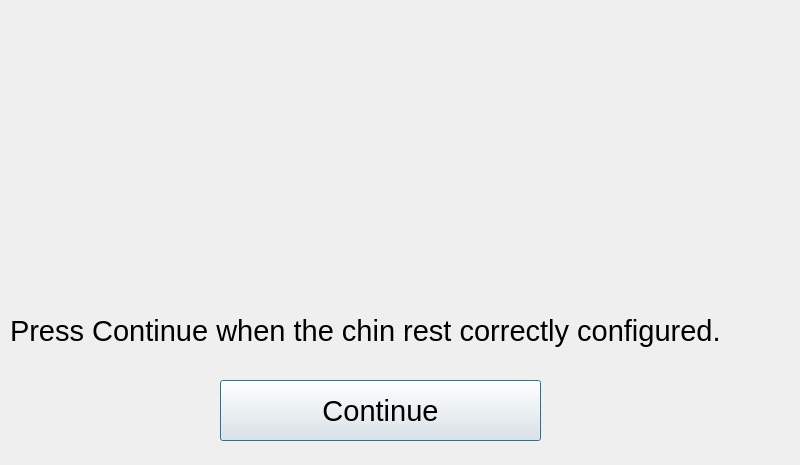
<?xml version="1.0" encoding="UTF-8"?>
<ui version="4.0">
 <class>ocularexam</class>
 <widget class="QDialog" name="ocularexam">
  <property name="geometry">
   <rect>
    <x>0</x>
    <y>0</y>
    <width>800</width>
    <height>465</height>
   </rect>
  </property>
  <property name="windowTitle">
   <string>Dialog</string>
  </property>
  <widget class="QLabel" name="fixationPoint">
   <property name="geometry">
    <rect>
     <x>385</x>
     <y>210</y>
     <width>30</width>
     <height>30</height>
    </rect>
   </property>
   <property name="text">
    <string/>
   </property>
  </widget>
  <widget class="QLabel" name="instructionLabel">
   <property name="geometry">
    <rect>
     <x>10</x>
     <y>300</y>
     <width>781</width>
     <height>61</height>
    </rect>
   </property>
   <property name="font">
    <font>
     <pointsize>22</pointsize>
    </font>
   </property>
   <property name="text">
    <string>Press Continue when the chin rest correctly configured.</string>
   </property>
  </widget>
  <widget class="QPushButton" name="continueButton">
   <property name="geometry">
    <rect>
     <x>220</x>
     <y>380</y>
     <width>321</width>
     <height>61</height>
    </rect>
   </property>
   <property name="font">
    <font>
     <pointsize>22</pointsize>
    </font>
   </property>
   <property name="text">
    <string>Continue</string>
   </property>
  </widget>
  <widget class="QWidget" name="verticalLayoutWidget">
   <property name="geometry">
    <rect>
     <x>-1</x>
     <y>-1</y>
     <width>801</width>
     <height>471</height>
    </rect>
   </property>
   <layout class="QVBoxLayout" name="cointainerLayout"/>
  </widget>
  <zorder>verticalLayoutWidget</zorder>
  <zorder>fixationPoint</zorder>
  <zorder>instructionLabel</zorder>
  <zorder>continueButton</zorder>
 </widget>
 <resources/>
 <connections/>
</ui>
